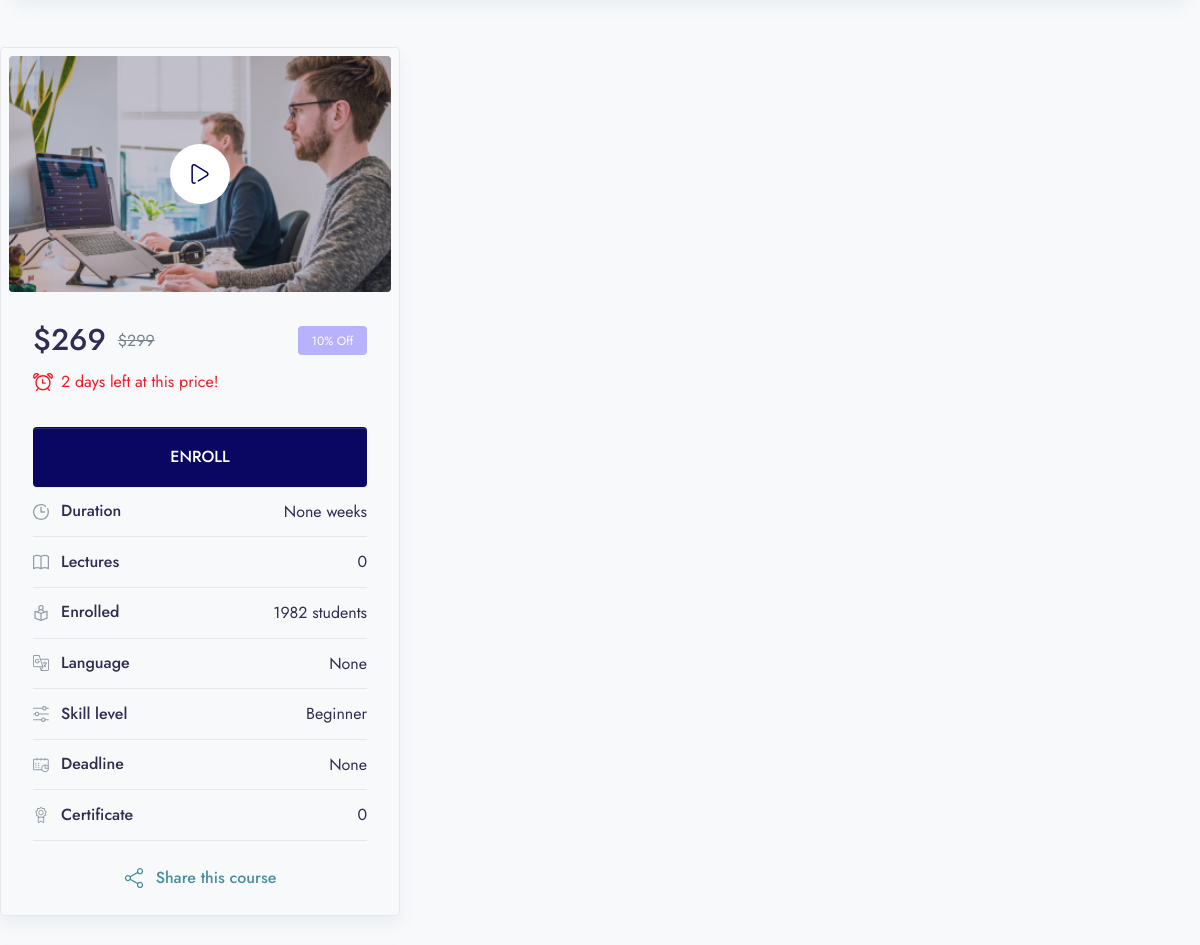
Before: /course/python-100-days-of-code-full-course (signed in, middle part) with the older database file.
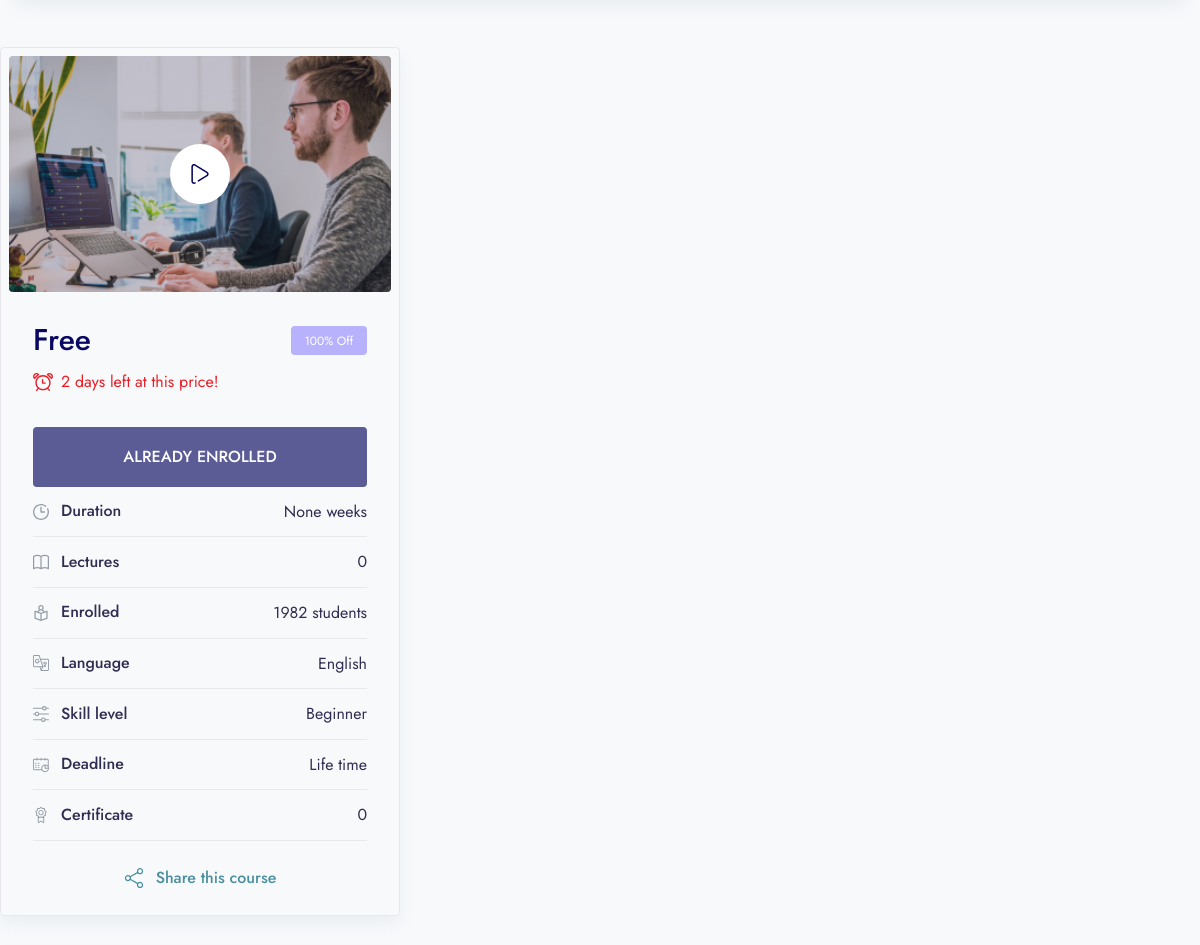
After: the same page with the newer database file.
### main/models.py (models this page shows, shortened)
class Course(models.Model):
    STATUS = (
        ('PUBLISH', 'PUBLISH'),
        ('DRAFT', 'DRAFT'),
    )
    featured_image = models.ImageField(upload_to="Media/featured_img", null=True)
    featured_video = models.CharField(max_length=300, null=True)
    title = models.CharField(max_length=500)
    created_at = models.DateField(auto_now_add=True)
    author = models.ForeignKey(Author, on_delete=models.CASCADE, null=True)
    category = models.ForeignKey(Category, on_delete=models.CASCADE)
    level = models.ForeignKey(Level, on_delete=models.CASCADE, null=True)
    description = models.TextField()
    price = models.IntegerField(null=True, default=0)
    discount = models.IntegerField(null=True)
    language = models.ForeignKey(Language, on_delete=models.CASCADE, null=True)
    Deadline = models.CharField(max_length=100, null=True)
    slug = models.SlugField(default='',max_length=500, null=True, blank=True)
    status = models.CharField(choices=STATUS, max_length=100, null=True)
    Certificate = models.CharField(null=True, max_length=100)

class Level(models.Model):
    name = models.CharField(max_length=100)

class Language(models.Model):
    language = models.CharField(max_length=100)
    def __str__(self):
        return self.language

### main/views.py (the view)
# urls.py: path('course/<slug:slug>', views.course_details, name='course_details'),
def course_details(request, slug):
    time_duration = Video.objects.filter(course__slug=slug).aggregate(sum=Sum('time_duration'))
    course_id = Course.objects.get(slug=slug).id
    try:
        check_enrolled = UserCourse.objects.get(user=request.user, course__id=course_id)
    except UserCourse.DoesNotExist:
        check_enrolled = None
    course = Course.objects.filter(slug=slug)
    if course.exists():
        course = course.first()
    else:
        return redirect('404')
    context= {
        'course' : course,
        'time_duration' : time_duration,
        'check_enrolled' : check_enrolled,
    }
    return render(request, 'course/course_details.html', context)

### main/context_processors.py (called while the page is built)
def course_categories(request):
    categories = Category.objects.all()
    courses = Course.objects.all()
    return {'categories': categories, 'courses': courses}

### main/models.py (called while the page is built)
    def __str__(self):
        return self.name

### main/templatetags/course_tags.py (called while the page is built)
@register.simple_tag
def discount_calculation(price, discount):
    if discount is None or discount is 0:
        return price
    sellprice = price
    sellprice = price - (price * discount/100)
    return math.floor(sellprice)

### templates/course/course_details.html (shortened to what the changed rows need)
{% extends 'base.html' %}
{% load static %}
{% load course_tags %}
{% block content %}
            <div class="col-lg-4 ">
                <div class="d-block rounded border p-2 shadow mb-6">
                    <div class="pt-5 pb-4 px-5 px-lg-3 px-xl-5">
                        {% if course.price == 0 %}
                        <div class="d-flex align-items-center mb-2">
                            <ins class="h2 mb-0 text-primary">Free</ins>
                            <div class="badge badge-lg badge-purple text-white ms-auto fw-normal">{{course.discount}}% Off</div>
                        </div>
                        {% else %}
                        <div class="d-flex align-items-center mb-2">
                            <ins class="h2 mb-0">${% discount_calculation course.price course.discount %}</ins>
                            <del class="ms-3">${{course.price}}</del>
                            <div class="badge badge-lg badge-purple text-white ms-auto fw-normal">{{course.discount}}% Off</div>
                        </div>
                        {% endif %}
                        <div class="d-flex align-items-center text-alizarin mb-6">
                            <span class="ms-2">2 days left at this price!</span>
                        </div>
                        {% if check_enrolled is None %}
                        <a class="btn btn-primary btn-block mb-3" href="/checkout/{{course.slug}}" >ENROLL</a>
                        {% else %}
                        <button class="btn btn-primary btn-block mb-3" disabled >ALREADY ENROLLED</button>
                        {% endif %}
                        <ul class="list-group list-group-flush">
                            <li class="list-group-item d-flex align-items-center py-3" style = "background-color: #F7F9FB;">
                            </li>
                            <li class="list-group-item d-flex align-items-center py-3"style = "background-color: #F7F9FB;">
                                <div class="text-secondary d-flex icon-uxs">
                                </div>
                                <h6 class="mb-0 ms-3 me-auto">Lectures</h6>
                                <span>{{course.video_set.all.count}}</span>
                            </li>
                            <li class="list-group-item d-flex align-items-center py-3" style = "background-color: #F7F9FB;">
                            </li>
                            <li class="list-group-item d-flex align-items-center py-3" style = "background-color: #F7F9FB;">
                                <div class="text-secondary d-flex icon-uxs">
                                </div>
                                <h6 class="mb-0 ms-3 me-auto">Language</h6>
                                <span>{{course.language}}</span>
                            </li>
                            <li class="list-group-item d-flex align-items-center py-3" style = "background-color: #F7F9FB;">
                                <div class="text-secondary d-flex icon-uxs">
                                </div>
                                <h6 class="mb-0 ms-3 me-auto">Skill level</h6>
                                <span>{{course.level.name}}</span>
                            </li>
                            <li class="list-group-item d-flex align-items-center py-3" style = "background-color: #F7F9FB;">
                                <div class="text-secondary d-flex icon-uxs">
                                </div>
                                <h6 class="mb-0 ms-3 me-auto">Deadline</h6>
                                <span>{{course.Deadline}}</span>
                            </li>
                            <li class="list-group-item d-flex align-items-center py-3" style = "background-color: #F7F9FB;">
                                <div class="text-secondary d-flex icon-uxs">
                                </div>
                                <h6 class="mb-0 ms-3 me-auto">Certificate</h6>
                                <span>{{course.Certificate}}</span>
                            </li>
                            <li class="list-group-item d-flex align-items-center py-4" style = "background-color: #F7F9FB;">
                            </li>
                        </ul>
                    </div>
                </div>
            </div>
{% endblock %}

Changed rows visible on the page:
changed Course "Beginner": language "None" → "English"; Deadline "None" → "Life time"; price+discount "269" → (not shown); price "299" → (not shown); discount "10" → "100"
Other visible differences:
text no longer shown: "$ $ ENROLL"
text now shown: "Free ALREADY ENROLLED"
